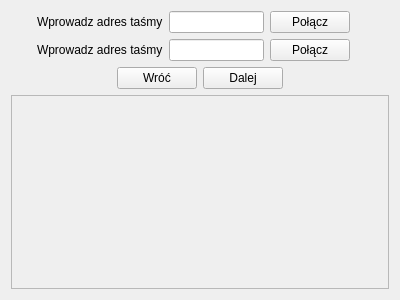
<?xml version="1.0" encoding="UTF-8"?>
<ui version="4.0">
 <class>ManagmentSensor</class>
 <widget class="QWidget" name="ManagmentSensor">
  <property name="geometry">
   <rect>
    <x>0</x>
    <y>0</y>
    <width>400</width>
    <height>300</height>
   </rect>
  </property>
  <property name="windowTitle">
   <string>Form</string>
  </property>
  <layout class="QVBoxLayout" name="verticalLayout">
   <item>
    <layout class="QHBoxLayout" name="horizontalLayout_6">
     <item>
      <spacer name="horizontalSpacer_11">
       <property name="orientation">
        <enum>Qt::Horizontal</enum>
       </property>
       <property name="sizeHint" stdset="0">
        <size>
         <width>40</width>
         <height>20</height>
        </size>
       </property>
      </spacer>
     </item>
     <item>
      <widget class="QLabel" name="label_3">
       <property name="text">
        <string>Wprowadz adres taśmy</string>
       </property>
      </widget>
     </item>
     <item>
      <widget class="QLineEdit" name="humidity_2">
       <property name="placeholderText">
        <string/>
       </property>
      </widget>
     </item>
     <item>
      <widget class="QPushButton" name="connect_1">
       <property name="text">
        <string>Połącz</string>
       </property>
      </widget>
     </item>
     <item>
      <widget class="QLabel" name="label_4">
       <property name="text">
        <string/>
       </property>
      </widget>
     </item>
     <item>
      <spacer name="horizontalSpacer_12">
       <property name="orientation">
        <enum>Qt::Horizontal</enum>
       </property>
       <property name="sizeHint" stdset="0">
        <size>
         <width>40</width>
         <height>20</height>
        </size>
       </property>
      </spacer>
     </item>
    </layout>
   </item>
   <item>
    <layout class="QHBoxLayout" name="horizontalLayout_7">
     <item>
      <spacer name="horizontalSpacer_13">
       <property name="orientation">
        <enum>Qt::Horizontal</enum>
       </property>
       <property name="sizeHint" stdset="0">
        <size>
         <width>40</width>
         <height>20</height>
        </size>
       </property>
      </spacer>
     </item>
     <item>
      <widget class="QLabel" name="label_5">
       <property name="text">
        <string>Wprowadz adres taśmy</string>
       </property>
      </widget>
     </item>
     <item>
      <widget class="QLineEdit" name="humidity_3">
       <property name="placeholderText">
        <string/>
       </property>
      </widget>
     </item>
     <item>
      <widget class="QPushButton" name="connect_2">
       <property name="text">
        <string>Połącz</string>
       </property>
      </widget>
     </item>
     <item>
      <widget class="QLabel" name="label_6">
       <property name="text">
        <string/>
       </property>
      </widget>
     </item>
     <item>
      <spacer name="horizontalSpacer_14">
       <property name="orientation">
        <enum>Qt::Horizontal</enum>
       </property>
       <property name="sizeHint" stdset="0">
        <size>
         <width>40</width>
         <height>20</height>
        </size>
       </property>
      </spacer>
     </item>
    </layout>
   </item>
   <item>
    <layout class="QHBoxLayout" name="horizontalLayout_5">
     <item>
      <spacer name="horizontalSpacer_9">
       <property name="orientation">
        <enum>Qt::Horizontal</enum>
       </property>
       <property name="sizeHint" stdset="0">
        <size>
         <width>40</width>
         <height>20</height>
        </size>
       </property>
      </spacer>
     </item>
     <item>
      <widget class="QPushButton" name="back">
       <property name="text">
        <string>Wróć</string>
       </property>
      </widget>
     </item>
     <item>
      <widget class="QPushButton" name="next">
       <property name="text">
        <string>Dalej</string>
       </property>
      </widget>
     </item>
     <item>
      <spacer name="horizontalSpacer_10">
       <property name="orientation">
        <enum>Qt::Horizontal</enum>
       </property>
       <property name="sizeHint" stdset="0">
        <size>
         <width>40</width>
         <height>20</height>
        </size>
       </property>
      </spacer>
     </item>
    </layout>
   </item>
   <item>
    <widget class="QScrollArea" name="scrollArea">
     <property name="widgetResizable">
      <bool>true</bool>
     </property>
     <widget class="QWidget" name="scrollAreaWidgetContents">
      <property name="geometry">
       <rect>
        <x>0</x>
        <y>0</y>
        <width>380</width>
        <height>184</height>
       </rect>
      </property>
     </widget>
    </widget>
   </item>
  </layout>
 </widget>
 <resources/>
 <connections/>
</ui>
